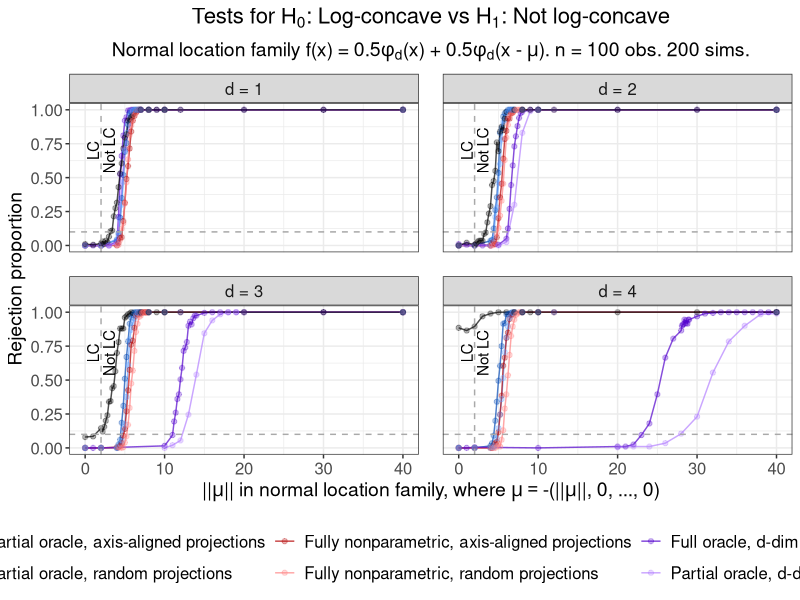
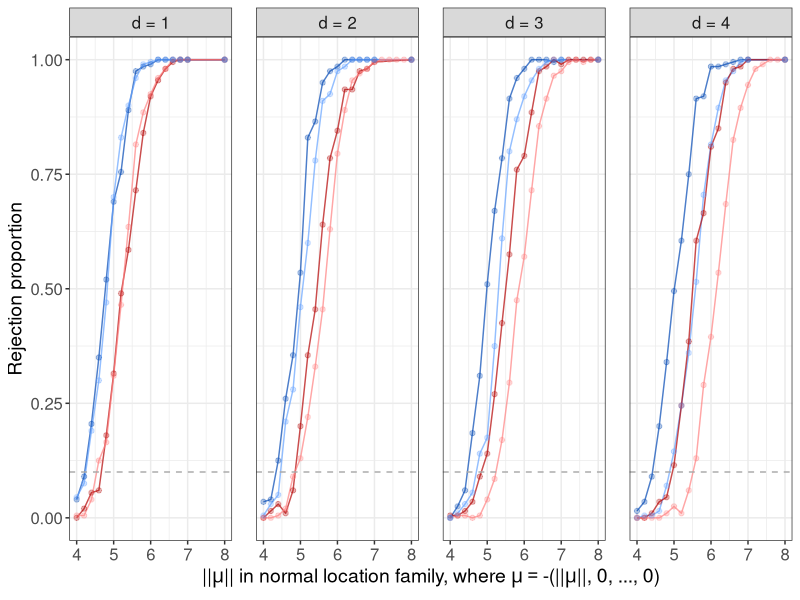

Source code (R) for these figures, in order:
# Create Figure 4 in main paper.
# Plot results for tests of
# H_0: log-concave versus H_1: not log-concave.
# Use normal mixture where mean of second component is 
# mu = -(||mu||, 0, ..., 0).

suppressMessages(library(data.table))
suppressMessages(library(tidyverse))

# Create theme
paper_theme <- theme_bw() +
  theme(plot.title = element_text(hjust = 0.5, size = 16),
        plot.subtitle = element_text(hjust = 0.5, size = 14),
        legend.title = element_text(size = 14),
        axis.title = element_text(size = 14),
        legend.text = element_text(size = 12),
        axis.text = element_text(size = 12),
        strip.text = element_text(size = 12),
        panel.spacing = unit(1.2, "lines"))

# Read in data
perm_test <- fread("sim_data/fig04_perm_test.csv") %>% 
  mutate(Method = "Permutation test")

full_oracle_ddim <- fread("sim_data/fig04_full_oracle_ddim.csv") %>% 
  mutate(Method = "Full oracle, d-dim")

partial_oracle_ddim <- fread("sim_data/fig04_partial_oracle_ddim.csv") %>% 
  mutate(Method = "Partial oracle, d-dim")

partial_oracle_axis <- fread("sim_data/fig04_partial_oracle_axis.csv") %>% 
  mutate(Method = "Partial oracle, axis-aligned projections")

fully_NP_axis <- fread("sim_data/fig04_fully_NP_axis.csv") %>% 
  mutate(Method = "Fully nonparametric, axis-aligned projections")

partial_oracle_randproj <- fread("sim_data/fig04_partial_oracle_randproj.csv") %>% 
  mutate(Method = "Partial oracle, random projections")

fully_NP_randproj <- fread("sim_data/fig04_fully_NP_randproj.csv") %>% 
  mutate(Method = "Fully nonparametric, random projections")

# Combine results
results <- rbind(perm_test, full_oracle_ddim, partial_oracle_ddim, 
                 partial_oracle_axis, fully_NP_axis, partial_oracle_randproj, 
                 fully_NP_randproj,
                 fill = TRUE)

# Get rejection proportion at each combination
reject_df <- results %>% 
  group_by(d, mu_norm, Method) %>% 
  dplyr::summarise(reject_prop = mean(reject),
                   sim_count = n())

# Check parameters
stopifnot(unique(perm_test$B) == 99,
          unique(full_oracle_ddim$B) == 100,
          unique(partial_oracle_ddim$B) == 100,
          unique(partial_oracle_axis$B) == 100,
          unique(fully_NP_axis$B) == 100,
          unique(partial_oracle_randproj$B) == 100,
          unique(fully_NP_randproj$B) == 100,
          unique(partial_oracle_randproj$n_proj == 100),
          unique(fully_NP_randproj$n_proj == 100),
          unique(results$n_obs == 100),
          unique(results$equal_space_mu) == 0,
          unique(reject_df$sim_count) == 200)

######################
##### Plot power #####
######################

# Plot rejection proportions at (||mu||, 0, ..., 0)
reject_props_unequal_spaced <- reject_df %>% 
  mutate(Method = factor(Method,
                         levels = c("Partial oracle, axis-aligned projections",
                                    "Partial oracle, random projections",
                                    "Fully nonparametric, axis-aligned projections",
                                    "Fully nonparametric, random projections",
                                    "Full oracle, d-dim",
                                    "Partial oracle, d-dim",
                                    "Permutation test"),
                         labels = c("Partial oracle, axis-aligned projections",
                                    "Partial oracle, random projections",
                                    "Fully nonparametric, axis-aligned projections",
                                    "Fully nonparametric, random projections",
                                    "Full oracle, d-dim",
                                    "Partial oracle, d-dim",
                                    "Permutation test")),
         d = factor(d, levels = 1:4, 
                    labels = c("d = 1", "d = 2", "d = 3", "d = 4"))) %>%
  ggplot(aes(x = mu_norm, y = reject_prop)) +
  geom_line(aes(col = Method), alpha = 0.7) +
  geom_point(aes(col = Method), alpha = 0.3) +
  geom_hline(yintercept = 0.10, lty = "dashed", col = "darkgrey") +
  geom_vline(xintercept = 2, lty = "dashed", col = "darkgrey") +
  annotate(geom = "text", x = 1, y = 0.7, label = "LC", angle = 90) +
  annotate(geom = "text", x = 3, y = 0.7, label = "Not LC", angle = 90) +
  facet_wrap(. ~ d) +
  labs(x = expression("||"*mu*"|| in normal location family, where"~
                        mu=="-(||"*mu*"||, 0, ..., 0)"), 
       y = "Rejection proportion",
       col = "Method",
       shape = "Log-concave?",
       title = expression("Tests for H"[0]*
                            ": Log-concave vs H"[1]*": Not log-concave"),
       subtitle = expression("Normal location family f(x) = 0.5"*phi[d]*"(x)"~
                               "+ 0.5"*phi[d]*"(x -"~mu*"). n = 100 obs. 200 sims.")) +
  scale_shape_manual(values = c(16, 4)) +
  scale_color_manual(values = c("#0047b3", "#66a3ff", "#b30000", "#ff8080", 
                                "#5200cc", "#b380ff", "black")) +
  paper_theme +
  theme(legend.position = "bottom") +
  guides(colour = guide_legend(nrow = 2))

# Plot rejection proportions at (||mu||, 0, ..., 0) for single dim approaches,
# zooming in further on ||mu|| \in [4, 8]
reject_props_unequal_zoom_onerow <- reject_df %>% 
  filter(mu_norm >= 4, mu_norm <= 8,
         Method %in% c("Partial oracle, axis-aligned projections",
                       "Partial oracle, random projections",
                       "Fully nonparametric, axis-aligned projections",
                       "Fully nonparametric, random projections")) %>% 
  mutate(Method = factor(Method,
                         levels = c("Partial oracle, axis-aligned projections",
                                    "Partial oracle, random projections",
                                    "Fully nonparametric, axis-aligned projections",
                                    "Fully nonparametric, random projections"),
                         labels = c("Partial oracle, axis-aligned projections",
                                    "Partial oracle, random projections",
                                    "Fully nonparametric, axis-aligned projections",
                                    "Fully nonparametric, random projections")),
         d = factor(d, levels = 1:4, 
                    labels = c("d = 1", "d = 2", "d = 3", "d = 4"))) %>%
  ggplot(aes(x = mu_norm, y = reject_prop)) +
  geom_line(aes(col = Method), alpha = 0.7) +
  geom_point(aes(col = Method), alpha = 0.3) +
  geom_hline(yintercept = 0.10, lty = "dashed", col = "darkgrey") +
  facet_grid(. ~ d) +
  labs(x = expression("||"*mu*"|| in normal location family, where"~
                        mu=="-(||"*mu*"||, 0, ..., 0)"), 
       y = "Rejection proportion",
       col = "Method",
       shape = "Log-concave?",
       title = NULL,
       subtitle = NULL) +
  scale_shape_manual(values = c(16, 4)) +
  scale_color_manual(values = c("#0047b3", "#66a3ff", "#b30000", "#ff8080")) +
  paper_theme +
  theme(legend.position = "none")
  
######################
##### Save plots #####
######################

ggsave(plot = reject_props_unequal_spaced,
       filename = "sim_plots/figure_04a.pdf",
       width = 13, height = 7)

ggsave(plot = reject_props_unequal_zoom_onerow,
       filename = "sim_plots/figure_04b.pdf",
       width = 12, height = 3)
